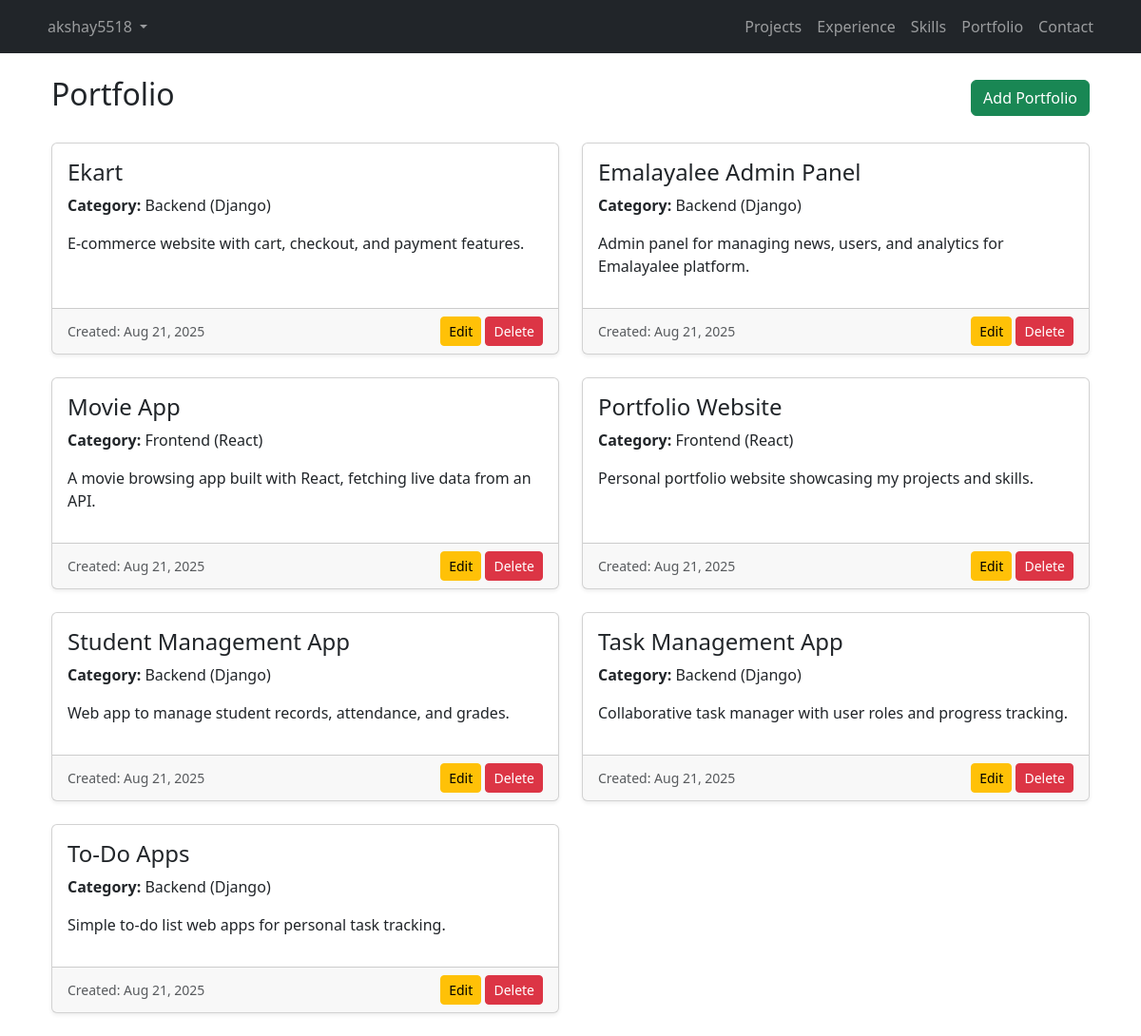
The page /portfolio/ (signed in) on the database its author committed.
### Portfolio_App/models.py (models this page shows, shortened)
class Portfolio(models.Model):
    title = models.CharField(max_length=100)
    category = models.TextField()
    description = models.TextField()
    link = models.URLField(blank=True, null=True)
    created_at = models.DateTimeField(auto_now_add=True)

### Portfolio_Admin_App/views.py (the view)
# urls.py: path("portfolio/", portfolio_dashboard, name="portfolio"),
@csrf_exempt
@login_required(login_url='login')
def portfolio_dashboard(request):
    portfolios = Portfolio.objects.all()
    return render(request, "portfolio.html", {"portfolios": portfolios})

### Portfolio_Admin_App/templates/portfolio.html (shortened to what this page needs)
{% extends "base.html" %}
{% block content %}
<div class="container">
    <div class="d-flex justify-content-between align-items-center mb-4">
        <h2>Portfolio</h2>
        <a href="{% url 'portfolio_create' %}" class="btn btn-success">Add Portfolio</a>
    </div>
    {% if portfolios %}
        <div class="row">
            {% for item in portfolios %}
                <div class="col-md-6 mb-4">
                    <div class="card shadow-sm h-100">
                        <div class="card-body">
                            <h4 class="card-title">{{ item.title }}</h4>
                            <p><strong>Category:</strong> {{ item.category }}</p>
                            <p>{{ item.description }}</p>
                        </div>
                        <div class="card-footer d-flex justify-content-between align-items-center">
                            <small class="text-muted">Created: {{ item.created_at|date:"M d, Y" }}</small>
                            <div>
                                <a href="{% url 'portfolio_edit' item.pk %}" class="btn btn-sm btn-warning">Edit</a>
                                <a href="{% url 'portfolio_delete' item.pk %}" class="btn btn-sm btn-danger">Delete</a>
                            </div>
                        </div>
                    </div>
                </div>
            {% endfor %}
        </div>
    {% else %}
        <p>No portfolio items available.</p>
    {% endif %}
</div>
{% endblock %}

### Portfolio_Admin_App/templates/base.html (shortened to what this page needs)
<!DOCTYPE html>
<html lang="en">
<head>
    <link rel="stylesheet" href="https://cdn.jsdelivr.net/npm/bootstrap@5.3.2/dist/css/bootstrap.min.css">
</head>
<body>
    <nav class="navbar navbar-expand-lg navbar-dark bg-dark">
        <div class="container">
            {% if request.user.is_authenticated %}
            <ul class="navbar-nav me-auto">
                <li class="nav-item dropdown">
                    <a class="nav-link dropdown-toggle" href="#" id="userDropdown" role="button"
                       data-bs-toggle="dropdown" aria-expanded="false">
                        {{ request.user.username }}
                    </a>
                </li>
            </ul>
            {% else %}
            <a class="navbar-brand" href="#">AdminApp</a>
            {% endif %}
            {% if request.user.is_authenticated %}
            <ul class="navbar-nav ms-auto">
                <li class="nav-item"><a class="nav-link" href="{% url 'projects' %}">Projects</a></li>
                <li class="nav-item"><a class="nav-link" href="{% url 'experience' %}">Experience</a></li>
                <li class="nav-item"><a class="nav-link" href="{% url 'skills' %}">Skills</a></li>
                <li class="nav-item"><a class="nav-link" href="{% url 'portfolio' %}">Portfolio</a></li>
                <li class="nav-item"><a class="nav-link" href="{% url 'contact' %}">Contact</a></li>
            </ul>
            {% endif %}
        </div>
    </nav>
    <div class="container mt-4">
        {% block content %}
        {% endblock %}
    </div>
</body>
</html>

### rows shown on the page
Portfolio: title "Ekart", category "Backend (Django)", description "E-commerce website with cart, checkout, and payment features.", created_at "Aug 21, 2025"
Portfolio: title "Emalayalee Admin Panel", category "Backend (Django)", description "Admin panel for managing news, users, and analytics for Emalayalee platform.", created_at "Aug 21, 2025"
Portfolio: title "Movie App", category "Frontend (React)", description "A movie browsing app built with React, fetching live data from an API.", created_at "Aug 21, 2025"
Portfolio: title "Portfolio Website", category "Frontend (React)", description "Personal portfolio website showcasing my projects and skills.", created_at "Aug 21, 2025"
Portfolio: title "Student Management App", category "Backend (Django)", description "Web app to manage student records, attendance, and grades.", created_at "Aug 21, 2025"
Portfolio: title "Task Management App", category "Backend (Django)", description "Collaborative task manager with user roles and progress tracking.", created_at "Aug 21, 2025"
Portfolio: title "To-Do Apps", category "Backend (Django)", description "Simple to-do list web apps for personal task tracking.", created_at "Aug 21, 2025"

### other values the page prints
{{ request.user.username }} "akshay5518"
